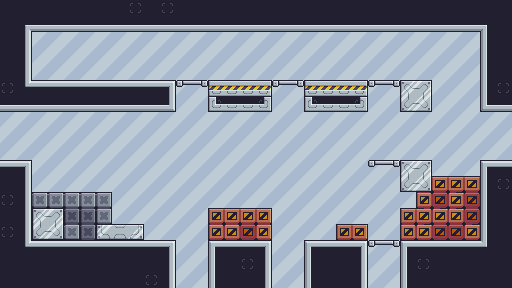

Rendered tile map (Tiled .tmx) drawn with the repository's tilesets; below, a short description and the full map source, tile grids included:
An orthogonal 32x18 tile map with 16x16 px tiles, 3 tile layers (Back, Tiles, Edge), 3 tilesets.

<map version="1.4" tiledversion="1.4.3" orientation="orthogonal" renderorder="right-down" width="32" height="18" tilewidth="16" tileheight="16" infinite="0" nextlayerid="4" nextobjectid="1">
 <tileset firstgid="1" name="GUI" tilewidth="16" tileheight="16" tilecount="105" columns="15">
  <image source="GUI.png" width="240" height="112" />
 </tileset>
 <tileset firstgid="106" name="Tileset" tilewidth="16" tileheight="16" tilecount="176" columns="16">
  <image source="Tileset.png" width="256" height="176" />
 </tileset>
 <tileset firstgid="282" name="1" tilewidth="64" tileheight="64" tilecount="1" columns="1">
  <image source="Backgrounds/1.png" width="64" height="64" />
 </tileset>
 <layer id="2" name="Back" width="32" height="18">
  <data encoding="csv">
0,0,0,0,0,0,0,0,0,0,0,0,0,0,0,0,0,0,0,0,0,0,0,0,0,0,0,0,0,0,0,0,
0,0,0,0,0,0,0,0,0,0,0,0,0,0,0,0,0,0,0,0,0,0,0,0,0,0,0,0,0,0,0,0,
0,0,0,0,0,0,0,0,0,0,0,0,0,0,0,0,0,0,0,0,0,0,0,0,0,0,0,0,0,0,0,0,
0,0,0,0,0,0,0,0,0,0,0,0,0,0,0,0,0,0,0,0,0,0,0,0,0,0,0,0,0,0,0,0,
0,0,0,0,0,0,0,0,0,0,0,0,0,0,0,0,0,0,0,0,0,0,0,0,0,0,0,0,0,0,0,0,
282,0,0,0,282,0,0,0,282,0,0,0,282,0,0,0,282,0,0,0,282,0,0,0,282,0,0,0,282,0,0,0,
0,0,0,0,0,0,0,0,0,0,0,0,0,0,0,0,0,0,0,0,0,0,0,0,0,0,0,0,0,0,0,0,
0,0,0,0,0,0,0,0,0,0,0,0,0,0,0,0,0,0,0,0,0,0,0,0,0,0,0,0,0,0,0,0,
0,0,0,0,0,0,0,0,0,0,0,0,0,0,0,0,0,0,0,0,0,0,0,0,0,0,0,0,0,0,0,0,
282,0,0,0,282,0,0,0,282,0,0,0,282,0,0,0,282,0,0,0,282,0,0,0,282,0,0,0,282,0,0,0,
0,0,0,0,0,0,0,0,0,0,0,0,0,0,0,0,0,0,0,0,0,0,0,0,0,0,0,0,0,0,0,0,
0,0,0,0,0,0,0,0,0,0,0,0,0,0,0,0,0,0,0,0,0,0,0,0,0,0,0,0,0,0,0,0,
0,0,0,0,0,0,0,0,0,0,0,0,0,0,0,0,0,0,0,0,0,0,0,0,0,0,0,0,0,0,0,0,
282,0,0,0,282,0,0,0,282,0,0,0,282,0,0,0,282,0,0,0,282,0,0,0,282,0,0,0,282,0,0,0,
0,0,0,0,0,0,0,0,0,0,0,0,0,0,0,0,0,0,0,0,0,0,0,0,0,0,0,0,0,0,0,0,
0,0,0,0,0,0,0,0,0,0,0,0,0,0,0,0,0,0,0,0,0,0,0,0,0,0,0,0,0,0,0,0,
0,0,0,0,0,0,0,0,0,0,0,0,0,0,0,0,0,0,0,0,0,0,0,0,0,0,0,0,0,0,0,0,
282,0,0,0,282,0,0,0,282,0,0,0,282,0,0,0,282,0,0,0,282,0,0,0,282,0,0,0,282,0,0,0
</data>
 </layer>
 <layer id="3" name="Tiles" width="32" height="18">
  <data encoding="csv">
0,0,0,0,0,0,0,0,0,0,0,0,0,0,0,0,0,0,0,0,0,0,0,0,0,0,0,0,0,0,0,0,
0,0,0,0,0,0,0,0,0,0,0,0,0,0,0,0,0,0,0,0,0,0,0,0,0,0,0,0,0,0,0,0,
0,0,0,0,0,0,0,0,0,0,0,0,0,0,0,0,0,0,0,0,0,0,0,0,0,0,0,0,0,0,0,0,
0,0,0,0,0,0,0,0,0,0,0,0,0,0,0,0,0,0,0,0,0,0,0,0,0,0,0,0,0,0,0,0,
0,0,0,0,0,0,0,0,0,0,0,0,0,0,0,0,0,0,0,0,0,0,0,0,0,0,0,0,0,0,0,0,
0,0,0,0,0,0,0,0,0,0,0,262,264,234,235,235,236,262,264,234,235,235,236,262,264,135,136,0,0,0,0,0,
0,0,0,0,0,0,0,0,0,0,0,0,0,266,267,267,268,0,0,266,267,267,268,0,0,151,152,0,0,0,0,0,
0,0,0,0,0,0,0,0,0,0,0,0,0,0,0,0,0,0,0,0,0,0,0,0,0,0,0,0,0,0,0,0,
0,0,0,0,0,0,0,0,0,0,0,0,0,0,0,0,0,0,0,0,0,0,0,0,0,0,0,0,0,0,0,0,
0,0,0,0,0,0,0,0,0,0,0,0,0,0,0,0,0,0,0,0,0,0,0,0,0,0,0,0,0,0,0,0,
0,0,0,0,0,0,0,0,0,0,0,0,0,0,0,0,0,0,0,0,0,0,0,262,264,135,136,0,0,0,0,0,
0,0,0,0,0,0,0,0,0,0,0,0,0,0,0,0,0,0,0,0,0,0,0,0,0,151,152,241,241,241,0,0,
0,0,171,171,171,171,172,0,0,0,0,0,0,0,0,0,0,0,0,0,0,0,0,0,0,0,256,257,259,257,0,0,
0,0,135,136,187,187,188,0,0,0,0,0,0,240,241,241,242,0,0,0,0,0,0,0,0,240,260,259,259,257,0,0,
0,0,151,152,173,187,118,119,120,0,0,0,0,256,243,257,258,0,0,0,0,240,242,0,0,256,259,257,257,259,0,0,
0,0,0,0,0,0,0,0,0,0,0,0,0,0,0,0,0,0,0,0,0,0,0,262,264,0,0,0,0,0,0,0,
0,0,0,0,0,0,0,0,0,0,0,0,0,0,0,0,0,0,0,0,0,0,0,0,0,0,0,0,0,0,0,0,
0,0,0,0,0,0,0,0,0,0,0,0,0,0,0,0,0,0,0,0,0,0,0,0,0,0,0,0,0,0,0,0
</data>
 </layer>
 <layer id="1" name="Edge" width="32" height="18">
  <data encoding="csv">
23,23,23,23,23,23,23,23,251,23,251,23,23,23,23,23,23,23,23,23,23,23,23,23,23,23,23,23,23,23,23,23,
23,10,38,38,38,38,38,38,38,38,38,38,38,38,38,38,38,38,38,38,38,38,38,38,38,38,38,38,38,38,11,23,
23,24,0,0,0,0,0,0,0,0,0,0,0,0,0,0,0,0,0,0,0,0,0,0,0,0,0,0,0,0,22,23,
23,24,0,0,0,0,0,0,0,0,0,0,0,0,0,0,0,0,0,0,0,0,0,0,0,0,0,0,0,0,22,23,
23,24,0,0,0,0,0,0,0,0,0,0,0,0,0,0,0,0,0,0,0,0,0,0,0,0,0,0,0,0,22,23,
251,25,8,8,8,8,8,8,8,8,9,0,0,0,0,0,0,0,0,0,0,0,0,0,0,0,0,0,0,0,22,251,
38,38,38,38,38,38,38,38,38,38,39,0,0,0,0,0,0,0,0,0,0,0,0,0,0,0,0,0,0,0,37,38,
0,0,0,0,0,0,0,0,0,0,0,0,0,0,0,0,0,0,0,0,0,0,0,0,0,0,0,0,0,0,0,0,
0,0,0,0,0,0,0,0,0,0,0,0,0,0,0,0,0,0,0,0,0,0,0,0,0,0,0,0,0,0,0,0,
0,0,0,0,0,0,0,0,0,0,0,0,0,0,0,0,0,0,0,0,0,0,0,0,0,0,0,0,0,0,0,0,
8,9,0,0,0,0,0,0,0,0,0,0,0,0,0,0,0,0,0,0,0,0,0,0,0,0,0,0,0,0,7,8,
23,24,0,0,0,0,0,0,0,0,0,0,0,0,0,0,0,0,0,0,0,0,0,0,0,0,0,0,0,0,22,251,
251,24,0,0,0,0,0,0,0,0,0,0,0,0,0,0,0,0,0,0,0,0,0,0,0,0,0,0,0,0,22,23,
23,24,0,0,0,0,0,0,0,0,0,0,0,0,0,0,0,0,0,0,0,0,0,0,0,0,0,0,0,0,22,23,
251,24,0,0,0,0,0,0,0,0,0,0,0,0,0,0,0,0,0,0,0,0,0,0,0,0,0,0,0,0,22,23,
23,25,8,8,8,8,8,8,8,8,9,0,0,7,8,8,9,0,0,7,8,8,9,0,0,7,8,8,8,8,26,23,
23,23,23,23,23,23,23,23,23,23,24,0,0,22,83,251,24,0,0,22,23,23,24,0,0,22,251,23,23,23,23,23,
23,23,23,23,23,23,23,23,23,251,24,0,0,22,83,83,24,0,0,22,23,23,24,0,0,22,23,23,23,23,23,23
</data>
 </layer>
</map>
